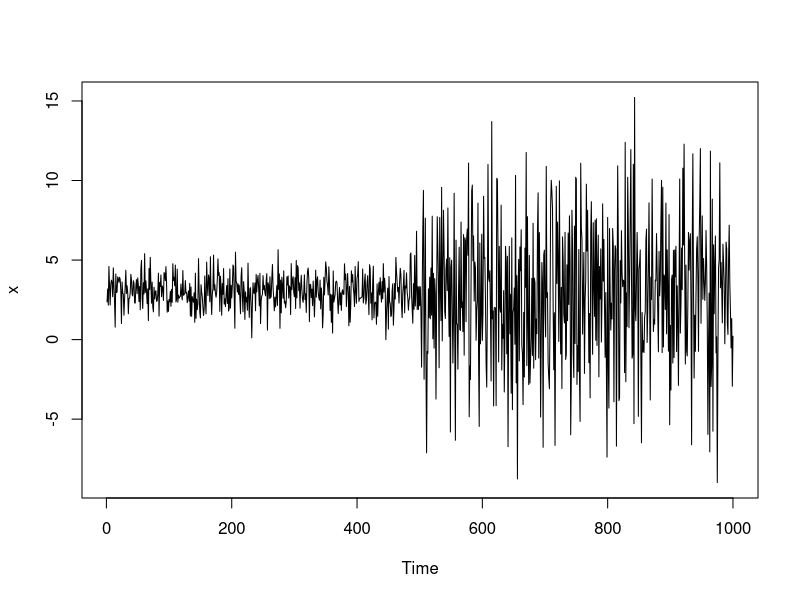
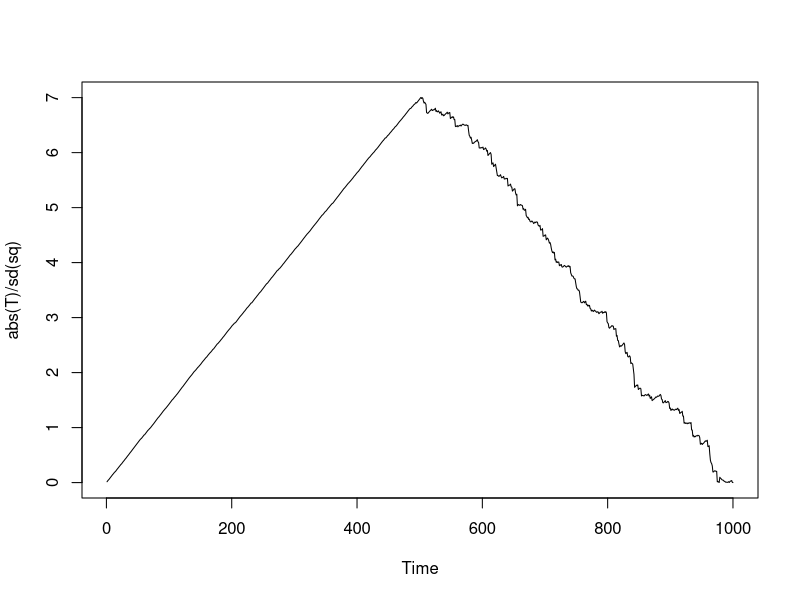

Write R code to recreate these figures, in order. (Note: this script raises an error after producing the figures.)
###-----------------------------------------------
### Change in Variance constant mean
###-----------------------------------------------

set.seed(1)
n = 1000
mu = 3
x = c(mu+rnorm(n/2)*1, mu+rnorm(n/2)*4)

par(mfrow = c(1,1))
ts.plot(x)

###-----------------------------------------------
### Test Statistics
###-----------------------------------------------

mu = mean(x)
sq = (x - mu)^2
m_sq = mean(sq)
T = cumsum(sq - m_sq) / sqrt(n)
ts.plot(abs(T) / sd(sq)) 

###-----------------------------------------------------------
### Change in Variance Standard
###-----------------------------------------------------------

if(1){
  n = 1000
  n_sim = 50
  delta = seq(from = 0, to = 2, by = .05)
  out = array(NA, dim = c(n_sim, length(delta), 2),
              dimnames = list(paste0('isim=', 1:n_sim),
                              paste0('delta=', delta),
                              c('std', 'sn')))
  for(i_sim in 1:n_sim){
    set.seed(i_sim)
    for(i_delta in 1:length(delta)){
      d = delta[i_delta]
      mu =3
      x = c(mu+rnorm(n/2)*1, mu+rnorm(n/2)*(1+d))
      sq = (x - mean(x))^2
      out[i_sim, i_delta, 1] = KS_std(sq)
      out[i_sim, i_delta, 2] = KS_sn(sq)
    }
    if(i_sim%%10 ==0) cat(i_sim, ' >> ')
  }
}

###-----------------------------------------------------------
### Power
###-----------------------------------------------------------
out0 = out*0
out0[,,1] = out[,,1] > 1.358
out0[,,2] = out[,,2] > 40.1
power = apply(out0, c(2,3), mean)
power

###-----------------------------------------------------------
### Power
###-----------------------------------------------------------
par(mfrow = c(1, 2))
col = c('blue', 'red')
#Plot 1
matplot(delta, 100*power, type = 'l', col = col, lwd = 2, main = "Power", ylim = c(0, 100),
        ylab = expression(K(delta)~"/%"), xlab = expression(delta))
abline(h  = c(0.05, 0, 1)*100, lwd = 0.5, lty = 2)
abline(v = 0, lwd = 0.5, lty = 2)
#Plot 2
matplot(delta, 100*power, type = 'l', col = col, lwd = 2, main = "Power (Zoom-in version)",
        ylim = c(0, 0.2) *100, ylab = expression(K(delta)~"/%"), xlab = expression(delta),
        xlim = c(0, 0.5))
abline(h = c(0:5), lwd = 0.5, lty = 3)
abline(v = 0, lwd = 0.5, lty = 2)













